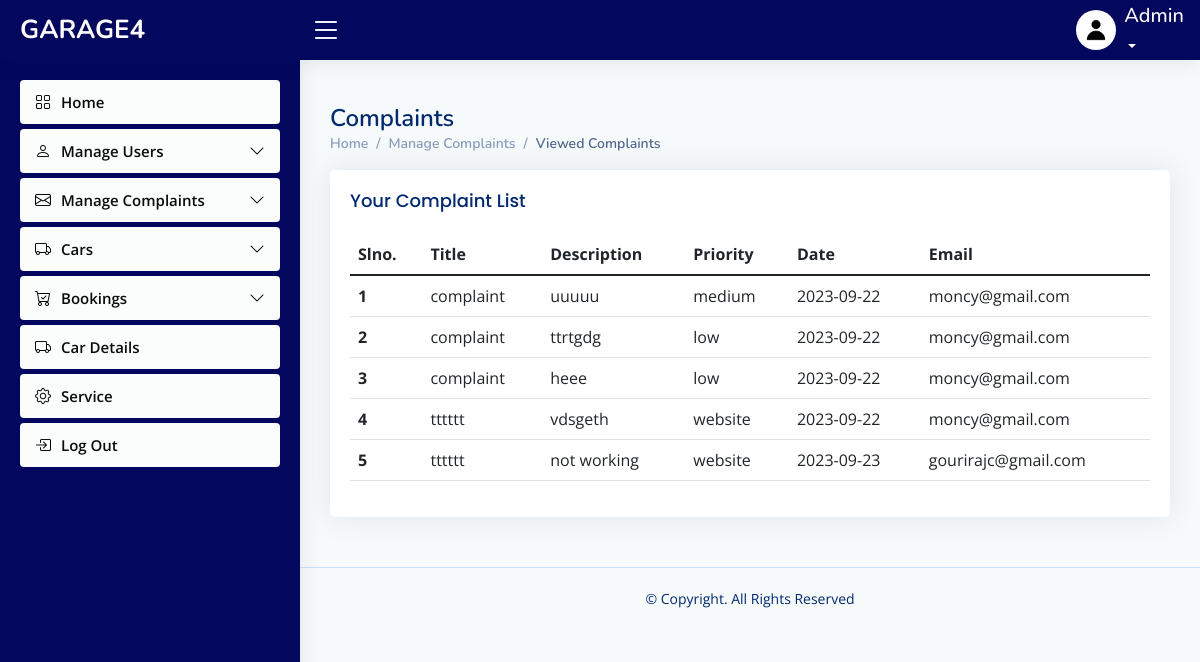
The app's page /admin/viewedcomplaint.php, older data.
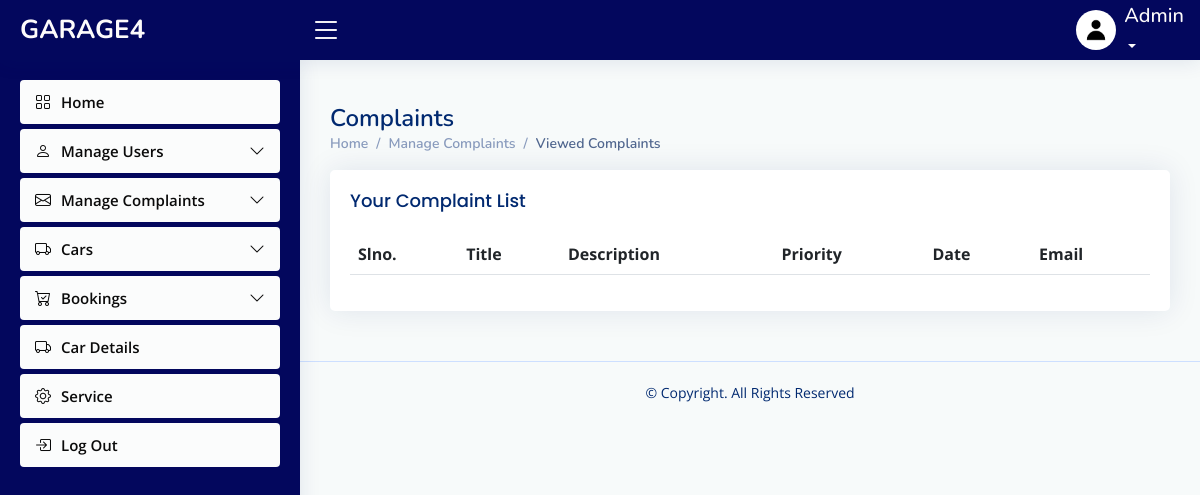
The same page, newer data.
### tables this page shows
CREATE TABLE `complaint` (
  `complaint_id` int(30) NOT NULL,
  `title` varchar(40) NOT NULL,
  `description` varchar(200) NOT NULL,
  `type` varchar(10) NOT NULL,
  `date` date NOT NULL,
  `email_id` varchar(50) NOT NULL,
  `reply` varchar(10) NOT NULL,
  `message` varchar(60) NOT NULL
);

### connect.php (called while the page is built, shortened)
<?php
$dbname="garage4";
$conn=mysqli_connect("localhost","root","",$dbname);
function select_data($sql)
{
  global $conn;
  $res = mysqli_query($conn, $sql);
  if ($res)
    return $res;
  else
    return False;
}
?>

### admin/viewedcomplaint.php (the view, shortened to what this page needs)
<?php
include("header.php");
?>
  <main id="main" class="main">
    <div class="pagetitle">
      <h1>Complaints</h1>
      <nav>
        <ol class="breadcrumb">
        <li class="breadcrumb-item"><a href="index1.php">Home</a></li>
          <li class="breadcrumb-item">Manage Complaints</a></li>
          <li class="breadcrumb-item active">Viewed Complaints</li>
        </ol>
      </nav>
    </div>
    <div class="card">
          <div class="card-body">
            <h5 class="card-title">
            Your Complaint List
            </h5>
    <section class="section dashboard">
      <div class="row">
      <section class="section">
      <div class="row">
        <div class="col-lg-12">
              <table class="table datatable">
                <thead>
                  <tr>
                    <th scope="col">Slno.</th>
                    <th scope="col">Title</th>
                    <th scope="col">Description</th>
                    <th scope="col">Priority</th>
                    <th scope="col">Date</th>
                    <th scope="col">Email</th>
                  </tr>
                </thead>
                <tbody>
                <?php
               $sql = "SELECT * FROM complaint where  reply='1' ";
                $data=select_data($sql);
                $n=1;
                while ($row = mysqli_fetch_assoc($data)) {
                  ?>
                  <tr>
                  <th scope='row'><?php echo $n++; ?></th>
                 <td><?php echo  $row['title'] ?></td>
                 <td> <?php echo $row['description'] ?></td>
                 <td><?php echo $row['type'] ?></td>
                 <td><?php echo $row['date']?></td>
                 <td> <?php echo $row['email_id']  ?></td>
                  <?php
                  }
                  ?>
                </tbody>
              </table>
            </div>
          </div>
        </div>
      </div>
  </main>
  <?php
include 'footer.php';
?>

Row changes from the older to the newer data that the page shows:
removed complaint: title "complaint", description "uuuuu", type "medium", date "2023-09-22", email "moncy@gmail.com"
removed complaint: title "complaint", description "ttrtgdg", type "low", date "2023-09-22", email "moncy@gmail.com"
removed complaint: title "complaint", description "heee", type "low", date "2023-09-22", email "moncy@gmail.com"
removed complaint: title "tttttt", description "vdsgeth", type "website", date "2023-09-22", email "moncy@gmail.com"
removed complaint: title "tttttt", description "not working", type "website", date "2023-09-23", email "gourirajc@gmail.com"
